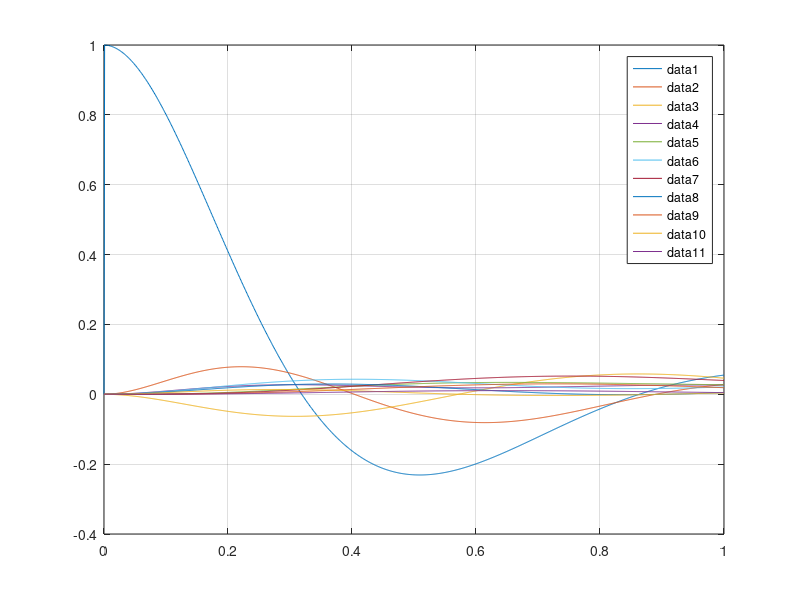

MATLAB code to generate this figure:
clc;
clear;
close all;
format long e;
% Dynamic Backward Euler problem
%%%%%%%%%%%%%%%%%%%%%%%%%%%%%%%%%%%%%%%%%%%%%%%%
k=10;
k11=1.1;k12=k;k21=1.2;k22=k;k31=1.3;k32=k;k41=1.4;k42=k;
l1=2;l2=1;l3=0.8;l4=1.25;
d_1=1/10;
d_2=1/2;
m_1=1e-1;
m_2=2e-1;
m_3=3e-1;
m_4=4e-1;
m_5=5e-1;
m_6=6e-1;
m_7=7e-1;
m_8=8e-1;
m_9=9e-1;
m_10=10e-1;
m_11=11e-1;
tend=1;
u_init=1;
du_init=0;
n=10    ; % refinement 
%%%%%%%%%%%%%%%%%%%%%%%%%%%%%%%%%%%%%%%%%%%%%%%%
% System Mono
M=diag([m_1, m_2, m_3, m_4, m_5, m_6, m_7, m_8, m_9, m_10, m_11]);
K=[k11+k21+k31+k41 -k11*l1-k41*l1+k21*l2+k31*l2 -k11*l3-k21*l3+k31*l4+k41*l4 -k11 0 -k21 0 -k31 0 -k41 0;
   0 l1*l1*k11+l2*l2*k21+l2*l2*k31+l1*l1*k41 l1*l3*k11-l3*l2*k21+l2*l4*k31-l1*l4*k41 l1*k11 0 -l2*k21 0 -l2*k31 0 l1*k41 0;
   0 0 l3*l3*k11+l3*l3*k21+l4*l4*k31+l4*l4*k41 l3*k11 0 l3*k21 0 -l4*k31 0 -l4*k41 0;
   0 0 0 k11+k12 -k12 0 0 0 0 0 0;
   0 0 0 0 k12 0 0 0 0 0 0;
   0 0 0 0 0 k21+k22 -k22 0 0 0 0;
   0 0 0 0 0 0 k22 0 0 0 0;
   0 0 0 0 0 0 0 k31+k32 -k32 0 0;
   0 0 0 0 0 0 0 0 k32 0 0;
   0 0 0 0 0 0 0 0 0 k41+k42 -k42;
   0 0 0 0 0 0 0 0 0 0 k42];
K=K+K'-diag(diag(K));
D = K / 10;
%%%%%%%%%%%%%%%%%%%%%%%%%%%%%%%%%%%%%%%%%%%%%%%%
% Allocate memory
t=zeros(2^n+1,1);
u_sol=zeros(2^n+1,11);
u_n_p_1=zeros(11,1);
%%%%%%%%%%%%%%%%%%%%%%%%%%%%%%%%%%%%%%%%%%%%%%%%
h=1/(2^n);
%%%%%%%%%%%%%%%%%%%%%%%%%%%%%%%%%%%%%%%%%%%%%%%%
u_n=[u_init; zeros(10,1)];
u_n_m_1=[u_init; zeros(10,1)]-h*[du_init; zeros(10,1)];
A=((1/(h*h))*M+(1/h)*D+K);
B=((2/(h*h))*M+(1/h)*D);
%%%%%%%%%%%%%%%%%%%%%%%%%%%%%%%%%%%%%%%%%%%%%%%%
% Time loop
j=2;
tic
for i = h:h:tend
    u_n_p_1=A\(B*u_n-((1/(h*h))*M)*u_n_m_1);
   % Get solution
    t(j)=i;   
    u_sol(j,:)=u_n_p_1;
   
    u_n_m_1=u_n;
    u_n    =u_n_p_1;
    j=j+1;
end
toc
%%%%%%%%%%%%%%%%%%%%%%%%%%%%%%%%%%%%%%%%%%%%%%%%
% Some plots
figure();
plot(t,u_sol); grid on;
legend;

disp(u_sol(end,:)')

%% Initial matrices to compare
M_blaze = [ 1.000000e-01 0.000000e+00 0.000000e+00 0.000000e+00 0.000000e+00 0.000000e+00 0.000000e+00 0.000000e+00 0.000000e+00 0.000000e+00 0.000000e+00 
 0.000000e+00 2.000000e-01 0.000000e+00 0.000000e+00 0.000000e+00 0.000000e+00 0.000000e+00 0.000000e+00 0.000000e+00 0.000000e+00 0.000000e+00 
 0.000000e+00 0.000000e+00 3.000000e-01 0.000000e+00 0.000000e+00 0.000000e+00 0.000000e+00 0.000000e+00 0.000000e+00 0.000000e+00 0.000000e+00 
 0.000000e+00 0.000000e+00 0.000000e+00 4.000000e-01 0.000000e+00 0.000000e+00 0.000000e+00 0.000000e+00 0.000000e+00 0.000000e+00 0.000000e+00 
 0.000000e+00 0.000000e+00 0.000000e+00 0.000000e+00 5.000000e-01 0.000000e+00 0.000000e+00 0.000000e+00 0.000000e+00 0.000000e+00 0.000000e+00 
 0.000000e+00 0.000000e+00 0.000000e+00 0.000000e+00 0.000000e+00 6.000000e-01 0.000000e+00 0.000000e+00 0.000000e+00 0.000000e+00 0.000000e+00 
 0.000000e+00 0.000000e+00 0.000000e+00 0.000000e+00 0.000000e+00 0.000000e+00 7.000000e-01 0.000000e+00 0.000000e+00 0.000000e+00 0.000000e+00 
 0.000000e+00 0.000000e+00 0.000000e+00 0.000000e+00 0.000000e+00 0.000000e+00 0.000000e+00 8.000000e-01 0.000000e+00 0.000000e+00 0.000000e+00 
 0.000000e+00 0.000000e+00 0.000000e+00 0.000000e+00 0.000000e+00 0.000000e+00 0.000000e+00 0.000000e+00 9.000000e-01 0.000000e+00 0.000000e+00 
 0.000000e+00 0.000000e+00 0.000000e+00 0.000000e+00 0.000000e+00 0.000000e+00 0.000000e+00 0.000000e+00 0.000000e+00 1.000000e+00 0.000000e+00 
 0.000000e+00 0.000000e+00 0.000000e+00 0.000000e+00 0.000000e+00 0.000000e+00 0.000000e+00 0.000000e+00 0.000000e+00 0.000000e+00 1.100000e+00 ];

D_blaze = [5.000000e-01 -2.500000e-01 1.535000e-01 -1.100000e-01 0.000000e+00 -1.200000e-01 0.000000e+00 -1.300000e-01 0.000000e+00 -1.400000e-01 0.000000e+00 
 -2.500000e-01 1.250000e+00 -1.075000e-01 2.200000e-01 0.000000e+00 -1.200000e-01 0.000000e+00 -1.300000e-01 0.000000e+00 2.800000e-01 0.000000e+00 
 1.535000e-01 -1.075000e-01 5.690750e-01 8.800000e-02 0.000000e+00 9.600000e-02 0.000000e+00 -1.625000e-01 0.000000e+00 -1.750000e-01 0.000000e+00 
 -1.100000e-01 2.200000e-01 8.800000e-02 1.110000e+00 -1.000000e+00 0.000000e+00 0.000000e+00 0.000000e+00 0.000000e+00 0.000000e+00 0.000000e+00 
 0.000000e+00 0.000000e+00 0.000000e+00 -1.000000e+00 1.000000e+00 0.000000e+00 0.000000e+00 0.000000e+00 0.000000e+00 0.000000e+00 0.000000e+00 
 -1.200000e-01 -1.200000e-01 9.600000e-02 0.000000e+00 0.000000e+00 1.120000e+00 -1.000000e+00 0.000000e+00 0.000000e+00 0.000000e+00 0.000000e+00 
 0.000000e+00 0.000000e+00 0.000000e+00 0.000000e+00 0.000000e+00 -1.000000e+00 1.000000e+00 0.000000e+00 0.000000e+00 0.000000e+00 0.000000e+00 
 -1.300000e-01 -1.300000e-01 -1.625000e-01 0.000000e+00 0.000000e+00 0.000000e+00 0.000000e+00 1.130000e+00 -1.000000e+00 0.000000e+00 0.000000e+00 
 0.000000e+00 0.000000e+00 0.000000e+00 0.000000e+00 0.000000e+00 0.000000e+00 0.000000e+00 -1.000000e+00 1.000000e+00 0.000000e+00 0.000000e+00 
 -1.400000e-01 2.800000e-01 -1.750000e-01 0.000000e+00 0.000000e+00 0.000000e+00 0.000000e+00 0.000000e+00 0.000000e+00 1.140000e+00 -1.000000e+00 
 0.000000e+00 0.000000e+00 0.000000e+00 0.000000e+00 0.000000e+00 0.000000e+00 0.000000e+00 0.000000e+00 0.000000e+00 -1.000000e+00 1.000000e+00 ];

K_blaze = [5.000000e+00 -2.500000e+00 1.535000e+00 -1.100000e+00 0.000000e+00 -1.200000e+00 0.000000e+00 -1.300000e+00 0.000000e+00 -1.400000e+00 0.000000e+00 
 -2.500000e+00 1.250000e+01 -1.075000e+00 2.200000e+00 0.000000e+00 -1.200000e+00 0.000000e+00 -1.300000e+00 0.000000e+00 2.800000e+00 0.000000e+00 
 1.535000e+00 -1.075000e+00 5.690750e+00 8.800000e-01 0.000000e+00 9.600000e-01 0.000000e+00 -1.625000e+00 0.000000e+00 -1.750000e+00 0.000000e+00 
 -1.100000e+00 2.200000e+00 8.800000e-01 1.110000e+01 -1.000000e+01 0.000000e+00 0.000000e+00 0.000000e+00 0.000000e+00 0.000000e+00 0.000000e+00 
 0.000000e+00 0.000000e+00 0.000000e+00 -1.000000e+01 1.000000e+01 0.000000e+00 0.000000e+00 0.000000e+00 0.000000e+00 0.000000e+00 0.000000e+00 
 -1.200000e+00 -1.200000e+00 9.600000e-01 0.000000e+00 0.000000e+00 1.120000e+01 -1.000000e+01 0.000000e+00 0.000000e+00 0.000000e+00 0.000000e+00 
 0.000000e+00 0.000000e+00 0.000000e+00 0.000000e+00 0.000000e+00 -1.000000e+01 1.000000e+01 0.000000e+00 0.000000e+00 0.000000e+00 0.000000e+00 
 -1.300000e+00 -1.300000e+00 -1.625000e+00 0.000000e+00 0.000000e+00 0.000000e+00 0.000000e+00 1.130000e+01 -1.000000e+01 0.000000e+00 0.000000e+00 
 0.000000e+00 0.000000e+00 0.000000e+00 0.000000e+00 0.000000e+00 0.000000e+00 0.000000e+00 -1.000000e+01 1.000000e+01 0.000000e+00 0.000000e+00 
 -1.400000e+00 2.800000e+00 -1.750000e+00 0.000000e+00 0.000000e+00 0.000000e+00 0.000000e+00 0.000000e+00 0.000000e+00 1.140000e+01 -1.000000e+01 
 0.000000e+00 0.000000e+00 0.000000e+00 0.000000e+00 0.000000e+00 0.000000e+00 0.000000e+00 0.000000e+00 0.000000e+00 -1.000000e+01 1.000000e+01];

%% h = 1 / 2^10

A_blaze = [ 1.053746e+05 -2.585000e+02 1.587190e+02 -1.137400e+02 0.000000e+00 -1.240800e+02 0.000000e+00 -1.344200e+02 0.000000e+00 -1.447600e+02 0.000000e+00 
 -2.585000e+02 2.110077e+05 -1.111550e+02 2.274800e+02 0.000000e+00 -1.240800e+02 0.000000e+00 -1.344200e+02 0.000000e+00 2.895200e+02 0.000000e+00 
 1.587190e+02 -1.111550e+02 3.151612e+05 9.099200e+01 0.000000e+00 9.926400e+01 0.000000e+00 -1.680250e+02 0.000000e+00 -1.809500e+02 0.000000e+00 
 -1.137400e+02 2.274800e+02 9.099200e+01 4.205781e+05 -1.034000e+03 0.000000e+00 0.000000e+00 0.000000e+00 0.000000e+00 0.000000e+00 0.000000e+00 
 0.000000e+00 0.000000e+00 0.000000e+00 -1.034000e+03 5.253220e+05 0.000000e+00 0.000000e+00 0.000000e+00 0.000000e+00 0.000000e+00 0.000000e+00 
 -1.240800e+02 -1.240800e+02 9.926400e+01 0.000000e+00 0.000000e+00 6.303037e+05 -1.034000e+03 0.000000e+00 0.000000e+00 0.000000e+00 0.000000e+00 
 0.000000e+00 0.000000e+00 0.000000e+00 0.000000e+00 0.000000e+00 -1.034000e+03 7.350372e+05 0.000000e+00 0.000000e+00 0.000000e+00 0.000000e+00 
 -1.344200e+02 -1.344200e+02 -1.680250e+02 0.000000e+00 0.000000e+00 0.000000e+00 0.000000e+00 8.400292e+05 -1.034000e+03 0.000000e+00 0.000000e+00 
 0.000000e+00 0.000000e+00 0.000000e+00 0.000000e+00 0.000000e+00 0.000000e+00 0.000000e+00 -1.034000e+03 9.447524e+05 0.000000e+00 0.000000e+00 
 -1.447600e+02 2.895200e+02 -1.809500e+02 0.000000e+00 0.000000e+00 0.000000e+00 0.000000e+00 0.000000e+00 0.000000e+00 1.049755e+06 -1.034000e+03 
 0.000000e+00 0.000000e+00 0.000000e+00 0.000000e+00 0.000000e+00 0.000000e+00 0.000000e+00 0.000000e+00 0.000000e+00 -1.034000e+03 1.154468e+06 ];

B_blaze = [  2.102272e+05 -2.560000e+02 1.571840e+02 -1.126400e+02 0.000000e+00 -1.228800e+02 0.000000e+00 -1.331200e+02 0.000000e+00 -1.433600e+02 0.000000e+00 
 -2.560000e+02 4.207104e+05 -1.100800e+02 2.252800e+02 0.000000e+00 -1.228800e+02 0.000000e+00 -1.331200e+02 0.000000e+00 2.867200e+02 0.000000e+00 
 1.571840e+02 -1.100800e+02 6.297283e+05 9.011200e+01 0.000000e+00 9.830400e+01 0.000000e+00 -1.664000e+02 0.000000e+00 -1.792000e+02 0.000000e+00 
 -1.126400e+02 2.252800e+02 9.011200e+01 8.399974e+05 -1.024000e+03 0.000000e+00 0.000000e+00 0.000000e+00 0.000000e+00 0.000000e+00 0.000000e+00 
 0.000000e+00 0.000000e+00 0.000000e+00 -1.024000e+03 1.049600e+06 0.000000e+00 0.000000e+00 0.000000e+00 0.000000e+00 0.000000e+00 0.000000e+00 
 -1.228800e+02 -1.228800e+02 9.830400e+01 0.000000e+00 0.000000e+00 1.259438e+06 -1.024000e+03 0.000000e+00 0.000000e+00 0.000000e+00 0.000000e+00 
 0.000000e+00 0.000000e+00 0.000000e+00 0.000000e+00 0.000000e+00 -1.024000e+03 1.469030e+06 0.000000e+00 0.000000e+00 0.000000e+00 0.000000e+00 
 -1.331200e+02 -1.331200e+02 -1.664000e+02 0.000000e+00 0.000000e+00 0.000000e+00 0.000000e+00 1.678879e+06 -1.024000e+03 0.000000e+00 0.000000e+00 
 0.000000e+00 0.000000e+00 0.000000e+00 0.000000e+00 0.000000e+00 0.000000e+00 0.000000e+00 -1.024000e+03 1.888461e+06 0.000000e+00 0.000000e+00 
 -1.433600e+02 2.867200e+02 -1.792000e+02 0.000000e+00 0.000000e+00 0.000000e+00 0.000000e+00 0.000000e+00 0.000000e+00 2.098319e+06 -1.024000e+03 
 0.000000e+00 0.000000e+00 0.000000e+00 0.000000e+00 0.000000e+00 0.000000e+00 0.000000e+00 0.000000e+00 0.000000e+00 -1.024000e+03 2.307891e+06   ];

L_blaze = [ 1.053746e+05 0.000000e+00 0.000000e+00 0.000000e+00 0.000000e+00 0.000000e+00 0.000000e+00 0.000000e+00 0.000000e+00 0.000000e+00 0.000000e+00 
 -2.585000e+02 2.110071e+05 0.000000e+00 0.000000e+00 0.000000e+00 0.000000e+00 0.000000e+00 0.000000e+00 0.000000e+00 0.000000e+00 0.000000e+00 
 1.587190e+02 -1.107656e+02 3.151609e+05 0.000000e+00 0.000000e+00 0.000000e+00 0.000000e+00 0.000000e+00 0.000000e+00 0.000000e+00 0.000000e+00 
 -1.137400e+02 2.272010e+02 9.128259e+01 4.205777e+05 0.000000e+00 0.000000e+00 0.000000e+00 0.000000e+00 0.000000e+00 0.000000e+00 0.000000e+00 
 0.000000e+00 0.000000e+00 0.000000e+00 -1.034000e+03 5.253195e+05 0.000000e+00 0.000000e+00 0.000000e+00 0.000000e+00 0.000000e+00 0.000000e+00 
 -1.240800e+02 -1.243844e+02 9.938560e+01 -2.878585e-02 -7.077067e-05 6.303034e+05 0.000000e+00 0.000000e+00 0.000000e+00 0.000000e+00 0.000000e+00 
 0.000000e+00 0.000000e+00 0.000000e+00 0.000000e+00 0.000000e+00 -1.034000e+03 7.350355e+05 0.000000e+00 0.000000e+00 0.000000e+00 0.000000e+00 
 -1.344200e+02 -1.347498e+02 -1.678933e+02 4.862827e-02 1.195537e-04 -1.847687e-01 -3.031092e-04 8.400289e+05 0.000000e+00 0.000000e+00 0.000000e+00 
 0.000000e+00 0.000000e+00 0.000000e+00 0.000000e+00 0.000000e+00 0.000000e+00 0.000000e+00 -1.034000e+03 9.447511e+05 0.000000e+00 0.000000e+00 
 -1.447600e+02 2.891649e+02 -1.805802e+02 -4.153063e-01 -1.021040e-03 5.694570e-02 9.341826e-05 -9.619902e-02 -1.184123e-04 1.049754e+06 0.000000e+00 
 0.000000e+00 0.000000e+00 0.000000e+00 0.000000e+00 0.000000e+00 0.000000e+00 0.000000e+00 0.000000e+00 0.000000e+00 -1.034000e+03 1.154467e+06 ];

U_blaze = [ 1.000000e+00 -2.453153e-03 1.506236e-03 -1.079387e-03 0.000000e+00 -1.177513e-03 0.000000e+00 -1.275639e-03 0.000000e+00 -1.373766e-03 0.000000e+00 
 0.000000e+00 1.000000e+00 -5.249381e-04 1.076746e-03 0.000000e+00 -5.894797e-04 0.000000e+00 -6.386030e-04 0.000000e+00 1.370404e-03 0.000000e+00 
 0.000000e+00 0.000000e+00 1.000000e+00 2.896380e-04 0.000000e+00 3.153487e-04 0.000000e+00 -5.327223e-04 0.000000e+00 -5.729776e-04 0.000000e+00 
 0.000000e+00 0.000000e+00 0.000000e+00 1.000000e+00 -2.458523e-03 -6.844358e-08 0.000000e+00 1.156226e-07 0.000000e+00 -9.874662e-07 0.000000e+00 
 0.000000e+00 0.000000e+00 0.000000e+00 0.000000e+00 1.000000e+00 -1.347193e-10 0.000000e+00 2.275829e-10 0.000000e+00 -1.943655e-09 0.000000e+00 
 0.000000e+00 0.000000e+00 0.000000e+00 0.000000e+00 0.000000e+00 1.000000e+00 -1.640480e-03 -2.931424e-07 0.000000e+00 9.034648e-08 0.000000e+00 
 0.000000e+00 0.000000e+00 0.000000e+00 0.000000e+00 0.000000e+00 0.000000e+00 1.000000e+00 -4.123736e-10 0.000000e+00 1.270935e-10 0.000000e+00 
 0.000000e+00 0.000000e+00 0.000000e+00 0.000000e+00 0.000000e+00 0.000000e+00 0.000000e+00 1.000000e+00 -1.230910e-03 -1.145187e-07 0.000000e+00 
 0.000000e+00 0.000000e+00 0.000000e+00 0.000000e+00 0.000000e+00 0.000000e+00 0.000000e+00 0.000000e+00 1.000000e+00 -1.253371e-10 0.000000e+00 
 0.000000e+00 0.000000e+00 0.000000e+00 0.000000e+00 0.000000e+00 0.000000e+00 0.000000e+00 0.000000e+00 0.000000e+00 1.000000e+00 -9.849926e-04 
 0.000000e+00 0.000000e+00 0.000000e+00 0.000000e+00 0.000000e+00 0.000000e+00 0.000000e+00 0.000000e+00 0.000000e+00 0.000000e+00 1.000000e+00 ];

P_blaze = [ 1.000000e+00 0.000000e+00 0.000000e+00 0.000000e+00 0.000000e+00 0.000000e+00 0.000000e+00 0.000000e+00 0.000000e+00 0.000000e+00 0.000000e+00 
 0.000000e+00 1.000000e+00 0.000000e+00 0.000000e+00 0.000000e+00 0.000000e+00 0.000000e+00 0.000000e+00 0.000000e+00 0.000000e+00 0.000000e+00 
 0.000000e+00 0.000000e+00 1.000000e+00 0.000000e+00 0.000000e+00 0.000000e+00 0.000000e+00 0.000000e+00 0.000000e+00 0.000000e+00 0.000000e+00 
 0.000000e+00 0.000000e+00 0.000000e+00 1.000000e+00 0.000000e+00 0.000000e+00 0.000000e+00 0.000000e+00 0.000000e+00 0.000000e+00 0.000000e+00 
 0.000000e+00 0.000000e+00 0.000000e+00 0.000000e+00 1.000000e+00 0.000000e+00 0.000000e+00 0.000000e+00 0.000000e+00 0.000000e+00 0.000000e+00 
 0.000000e+00 0.000000e+00 0.000000e+00 0.000000e+00 0.000000e+00 1.000000e+00 0.000000e+00 0.000000e+00 0.000000e+00 0.000000e+00 0.000000e+00 
 0.000000e+00 0.000000e+00 0.000000e+00 0.000000e+00 0.000000e+00 0.000000e+00 1.000000e+00 0.000000e+00 0.000000e+00 0.000000e+00 0.000000e+00 
 0.000000e+00 0.000000e+00 0.000000e+00 0.000000e+00 0.000000e+00 0.000000e+00 0.000000e+00 1.000000e+00 0.000000e+00 0.000000e+00 0.000000e+00 
 0.000000e+00 0.000000e+00 0.000000e+00 0.000000e+00 0.000000e+00 0.000000e+00 0.000000e+00 0.000000e+00 1.000000e+00 0.000000e+00 0.000000e+00 
 0.000000e+00 0.000000e+00 0.000000e+00 0.000000e+00 0.000000e+00 0.000000e+00 0.000000e+00 0.000000e+00 0.000000e+00 1.000000e+00 0.000000e+00 
 0.000000e+00 0.000000e+00 0.000000e+00 0.000000e+00 0.000000e+00 0.000000e+00 0.000000e+00 0.000000e+00 0.000000e+00 0.000000e+00 1.000000e+00 ];


norm(A_blaze-A)
norm(B_blaze-B)
norm(A_blaze-A)-norm(B_blaze-B)